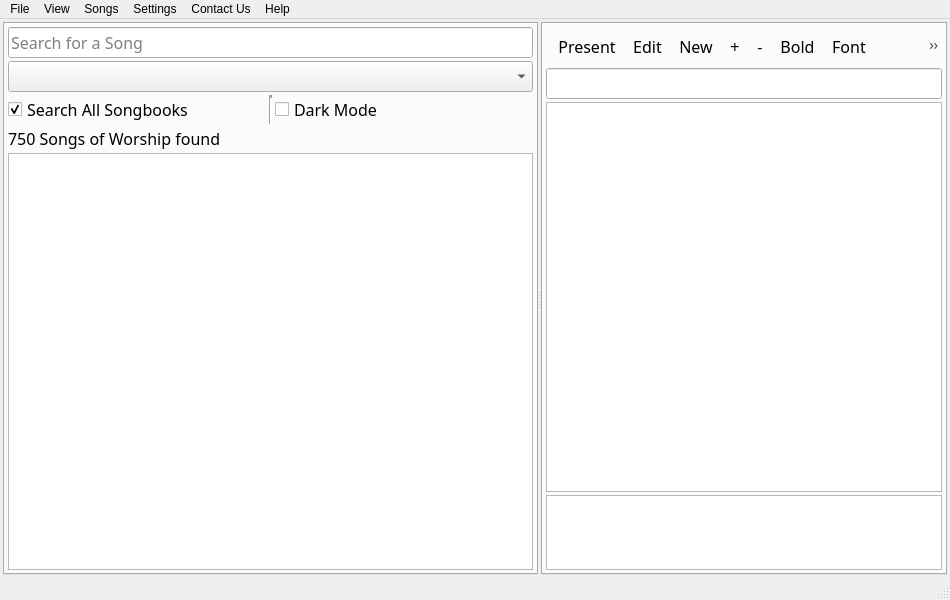
<?xml version="1.0" encoding="UTF-8"?>
<ui version="4.0">
 <class>AppHome</class>
 <widget class="QMainWindow" name="AppHome">
  <property name="geometry">
   <rect>
    <x>0</x>
    <y>0</y>
    <width>950</width>
    <height>600</height>
   </rect>
  </property>
  <property name="sizePolicy">
   <sizepolicy hsizetype="Preferred" vsizetype="Preferred">
    <horstretch>0</horstretch>
    <verstretch>0</verstretch>
   </sizepolicy>
  </property>
  <property name="minimumSize">
   <size>
    <width>400</width>
    <height>0</height>
   </size>
  </property>
  <property name="windowTitle">
   <string>vSongBook</string>
  </property>
  <property name="windowIcon">
   <iconset resource="icons/icons.qrc">
    <normaloff>:/icons/app_icon</normaloff>:/icons/app_icon</iconset>
  </property>
  <widget class="QWidget" name="WidgetCentral">
   <property name="sizePolicy">
    <sizepolicy hsizetype="Minimum" vsizetype="Preferred">
     <horstretch>0</horstretch>
     <verstretch>0</verstretch>
    </sizepolicy>
   </property>
   <property name="minimumSize">
    <size>
     <width>400</width>
     <height>0</height>
    </size>
   </property>
   <layout class="QVBoxLayout" name="MainLayout">
    <property name="spacing">
     <number>3</number>
    </property>
    <property name="leftMargin">
     <number>3</number>
    </property>
    <property name="topMargin">
     <number>3</number>
    </property>
    <property name="rightMargin">
     <number>3</number>
    </property>
    <property name="bottomMargin">
     <number>3</number>
    </property>
    <item>
     <widget class="QSplitter" name="SplitterMain">
      <property name="sizePolicy">
       <sizepolicy hsizetype="Preferred" vsizetype="Expanding">
        <horstretch>0</horstretch>
        <verstretch>0</verstretch>
       </sizepolicy>
      </property>
      <property name="orientation">
       <enum>Qt::Horizontal</enum>
      </property>
      <property name="handleWidth">
       <number>3</number>
      </property>
      <widget class="QWidget" name="verticalLayoutWidget1">
       <layout class="QVBoxLayout" name="VLayoutLeft">
        <item>
         <widget class="QTabWidget" name="MainTabLeft">
          <property name="enabled">
           <bool>true</bool>
          </property>
          <property name="sizePolicy">
           <sizepolicy hsizetype="Minimum" vsizetype="Expanding">
            <horstretch>0</horstretch>
            <verstretch>0</verstretch>
           </sizepolicy>
          </property>
          <property name="minimumSize">
           <size>
            <width>350</width>
            <height>0</height>
           </size>
          </property>
          <property name="maximumSize">
           <size>
            <width>16777215</width>
            <height>16777215</height>
           </size>
          </property>
          <property name="sizeIncrement">
           <size>
            <width>400</width>
            <height>0</height>
           </size>
          </property>
          <property name="font">
           <font>
            <family>Trebuchet MS</family>
            <pointsize>12</pointsize>
            <weight>50</weight>
            <bold>false</bold>
           </font>
          </property>
          <property name="tabPosition">
           <enum>QTabWidget::North</enum>
          </property>
          <property name="tabShape">
           <enum>QTabWidget::Rounded</enum>
          </property>
          <property name="currentIndex">
           <number>0</number>
          </property>
          <property name="movable">
           <bool>true</bool>
          </property>
          <property name="tabBarAutoHide">
           <bool>true</bool>
          </property>
          <widget class="QWidget" name="WdgSearch">
           <property name="font">
            <font>
             <family>Trebuchet MS</family>
             <pointsize>12</pointsize>
             <weight>50</weight>
             <bold>false</bold>
            </font>
           </property>
           <property name="statusTip">
            <string extracomment="Search for a Song"/>
           </property>
           <property name="accessibleName">
            <string extracomment="This has to be equal to the tab title in all the main tabs">Search</string>
           </property>
           <attribute name="title">
            <string>Search</string>
           </attribute>
           <layout class="QVBoxLayout" name="verticalLayout_2">
            <property name="spacing">
             <number>3</number>
            </property>
            <property name="leftMargin">
             <number>3</number>
            </property>
            <property name="topMargin">
             <number>3</number>
            </property>
            <property name="rightMargin">
             <number>3</number>
            </property>
            <property name="bottomMargin">
             <number>3</number>
            </property>
            <item>
             <widget class="QLineEdit" name="TxtSearch">
              <property name="sizePolicy">
               <sizepolicy hsizetype="Preferred" vsizetype="Fixed">
                <horstretch>0</horstretch>
                <verstretch>0</verstretch>
               </sizepolicy>
              </property>
              <property name="font">
               <font>
                <family>Trebuchet MS</family>
                <pointsize>12</pointsize>
                <weight>50</weight>
                <bold>false</bold>
               </font>
              </property>
              <property name="placeholderText">
               <string>Search for a Song</string>
              </property>
             </widget>
            </item>
            <item>
             <widget class="QComboBox" name="CmbSongbooks">
              <property name="currentText">
               <string/>
              </property>
             </widget>
            </item>
            <item>
             <layout class="QHBoxLayout" name="horizontalLayout">
              <item>
               <widget class="QCheckBox" name="ChkSearchCriteria">
                <property name="sizePolicy">
                 <sizepolicy hsizetype="Preferred" vsizetype="Fixed">
                  <horstretch>0</horstretch>
                  <verstretch>0</verstretch>
                 </sizepolicy>
                </property>
                <property name="text">
                 <string>Search All Songbooks</string>
                </property>
                <property name="checked">
                 <bool>true</bool>
                </property>
               </widget>
              </item>
              <item>
               <widget class="Line" name="line">
                <property name="font">
                 <font>
                  <family>Trebuchet MS</family>
                  <pointsize>12</pointsize>
                  <weight>75</weight>
                  <bold>true</bold>
                 </font>
                </property>
                <property name="frameShadow">
                 <enum>QFrame::Sunken</enum>
                </property>
                <property name="lineWidth">
                 <number>3</number>
                </property>
                <property name="orientation">
                 <enum>Qt::Vertical</enum>
                </property>
               </widget>
              </item>
              <item>
               <widget class="QCheckBox" name="ChkDarkMode">
                <property name="text">
                 <string>Dark Mode</string>
                </property>
               </widget>
              </item>
             </layout>
            </item>
            <item>
             <widget class="QLabel" name="LblResult">
              <property name="sizePolicy">
               <sizepolicy hsizetype="Preferred" vsizetype="Minimum">
                <horstretch>0</horstretch>
                <verstretch>0</verstretch>
               </sizepolicy>
              </property>
              <property name="text">
               <string>750 Songs of Worship found</string>
              </property>
             </widget>
            </item>
            <item>
             <widget class="QListView" name="LstResults">
              <property name="sizePolicy">
               <sizepolicy hsizetype="Preferred" vsizetype="Expanding">
                <horstretch>0</horstretch>
                <verstretch>0</verstretch>
               </sizepolicy>
              </property>
              <property name="horizontalScrollBarPolicy">
               <enum>Qt::ScrollBarAlwaysOff</enum>
              </property>
             </widget>
            </item>
           </layout>
          </widget>
         </widget>
        </item>
       </layout>
      </widget>
      <widget class="QWidget" name="verticalLayoutWidget2">
       <layout class="QVBoxLayout" name="VLayoutRight">
        <item>
         <widget class="QTabWidget" name="MainTabRight">
          <property name="enabled">
           <bool>true</bool>
          </property>
          <property name="sizePolicy">
           <sizepolicy hsizetype="Expanding" vsizetype="Expanding">
            <horstretch>0</horstretch>
            <verstretch>0</verstretch>
           </sizepolicy>
          </property>
          <property name="minimumSize">
           <size>
            <width>0</width>
            <height>0</height>
           </size>
          </property>
          <property name="font">
           <font>
            <family>Trebuchet MS</family>
            <pointsize>12</pointsize>
            <weight>50</weight>
            <bold>false</bold>
           </font>
          </property>
          <property name="tabPosition">
           <enum>QTabWidget::North</enum>
          </property>
          <property name="tabShape">
           <enum>QTabWidget::Rounded</enum>
          </property>
          <property name="currentIndex">
           <number>0</number>
          </property>
          <property name="movable">
           <bool>true</bool>
          </property>
          <property name="tabBarAutoHide">
           <bool>true</bool>
          </property>
          <widget class="QWidget" name="WdgPreview">
           <property name="font">
            <font>
             <family>Trebuchet MS</family>
             <pointsize>12</pointsize>
             <weight>50</weight>
             <bold>false</bold>
            </font>
           </property>
           <property name="accessibleName">
            <string extracomment="This has to be equal to the tab title in all the main tabs">History</string>
           </property>
           <attribute name="title">
            <string>Song Preview</string>
           </attribute>
           <layout class="QVBoxLayout" name="LayoutPreview">
            <property name="spacing">
             <number>3</number>
            </property>
            <property name="leftMargin">
             <number>3</number>
            </property>
            <property name="topMargin">
             <number>3</number>
            </property>
            <property name="rightMargin">
             <number>3</number>
            </property>
            <property name="bottomMargin">
             <number>3</number>
            </property>
            <item>
             <widget class="QToolBar" name="ToolbarPreview">
              <property name="windowTitle">
               <string notr="true">toolBar1</string>
              </property>
              <property name="toolButtonStyle">
               <enum>Qt::ToolButtonTextBesideIcon</enum>
              </property>
              <addaction name="actionPresent"/>
              <addaction name="actionEdit"/>
              <addaction name="actionNewsong"/>
              <addaction name="actionBigger"/>
              <addaction name="actionSmaller"/>
              <addaction name="actionBold"/>
              <addaction name="actionFont"/>
              <addaction name="actionPreferences"/>
             </widget>
            </item>
            <item>
             <widget class="QLineEdit" name="TxtPreviewTitle">
              <property name="readOnly">
               <bool>true</bool>
              </property>
             </widget>
            </item>
            <item>
             <widget class="QPlainTextEdit" name="TxtPreviewContent">
              <property name="sizePolicy">
               <sizepolicy hsizetype="Expanding" vsizetype="Expanding">
                <horstretch>0</horstretch>
                <verstretch>0</verstretch>
               </sizepolicy>
              </property>
              <property name="frameShadow">
               <enum>QFrame::Sunken</enum>
              </property>
              <property name="verticalScrollBarPolicy">
               <enum>Qt::ScrollBarAsNeeded</enum>
              </property>
              <property name="horizontalScrollBarPolicy">
               <enum>Qt::ScrollBarAlwaysOff</enum>
              </property>
              <property name="readOnly">
               <bool>true</bool>
              </property>
             </widget>
            </item>
            <item>
             <widget class="QPlainTextEdit" name="TxtPreviewAlias">
              <property name="sizePolicy">
               <sizepolicy hsizetype="Expanding" vsizetype="Maximum">
                <horstretch>0</horstretch>
                <verstretch>0</verstretch>
               </sizepolicy>
              </property>
              <property name="minimumSize">
               <size>
                <width>0</width>
                <height>75</height>
               </size>
              </property>
              <property name="maximumSize">
               <size>
                <width>16777215</width>
                <height>75</height>
               </size>
              </property>
              <property name="readOnly">
               <bool>true</bool>
              </property>
             </widget>
            </item>
           </layout>
          </widget>
         </widget>
        </item>
       </layout>
      </widget>
     </widget>
    </item>
   </layout>
  </widget>
  <widget class="QStatusBar" name="statusbar"/>
  <widget class="QMenuBar" name="menuBar">
   <property name="geometry">
    <rect>
     <x>0</x>
     <y>0</y>
     <width>950</width>
     <height>21</height>
    </rect>
   </property>
   <widget class="QMenu" name="menuFile">
    <property name="title">
     <string>File</string>
    </property>
    <addaction name="actionExit"/>
   </widget>
   <widget class="QMenu" name="menuSongs">
    <property name="title">
     <string>Songs</string>
    </property>
    <addaction name="actionNew_Song"/>
    <addaction name="actionEdit_Song"/>
    <addaction name="actionDelete_Song"/>
    <addaction name="separator"/>
    <addaction name="actionSearch"/>
    <addaction name="actionSearchAll"/>
    <addaction name="separator"/>
    <addaction name="actionSongbooks"/>
    <addaction name="actionOnline"/>
   </widget>
   <widget class="QMenu" name="menuSupport">
    <property name="title">
     <string>Help</string>
    </property>
    <addaction name="actionAbout"/>
    <addaction name="actionTutorial"/>
    <addaction name="separator"/>
    <addaction name="actionDonate"/>
    <addaction name="actionCheck_Updates"/>
    <addaction name="actionContribute"/>
    <addaction name="separator"/>
    <addaction name="actionFeature_Request"/>
    <addaction name="actionBug_Report"/>
   </widget>
   <widget class="QMenu" name="menuView">
    <property name="title">
     <string>View</string>
    </property>
    <addaction name="separator"/>
    <addaction name="actionSmaller_Font"/>
    <addaction name="actionBigger_Font"/>
    <addaction name="separator"/>
    <addaction name="actionChange_Font"/>
    <addaction name="actionBold_Text"/>
    <addaction name="separator"/>
    <addaction name="actionDarkMode"/>
   </widget>
   <widget class="QMenu" name="menuContact_Us">
    <property name="title">
     <string>Contact Us</string>
    </property>
    <addaction name="actionPhone"/>
    <addaction name="actionEmail"/>
    <addaction name="actionWebsite"/>
   </widget>
   <widget class="QMenu" name="menuSettings">
    <property name="title">
     <string>Settings</string>
    </property>
    <addaction name="actionManage_Settings"/>
    <addaction name="actionReset_Settings"/>
   </widget>
   <addaction name="menuFile"/>
   <addaction name="menuView"/>
   <addaction name="menuSongs"/>
   <addaction name="menuSettings"/>
   <addaction name="menuContact_Us"/>
   <addaction name="menuSupport"/>
  </widget>
  <action name="actionPresent">
   <property name="icon">
    <iconset resource="icons/icons.qrc">
     <normaloff>:/icons/present.png</normaloff>:/icons/present.png</iconset>
   </property>
   <property name="text">
    <string>Present</string>
   </property>
   <property name="toolTip">
    <string>Present Song</string>
   </property>
   <property name="shortcut">
    <string>F5</string>
   </property>
  </action>
  <action name="actionBigger">
   <property name="icon">
    <iconset resource="icons/icons.qrc">
     <normaloff>:/icons/bigger.png</normaloff>:/icons/bigger.png</iconset>
   </property>
   <property name="text">
    <string>+</string>
   </property>
   <property name="toolTip">
    <string>Bigger Text</string>
   </property>
  </action>
  <action name="actionSmaller">
   <property name="icon">
    <iconset resource="icons/icons.qrc">
     <normaloff>:/icons/smaller.png</normaloff>:/icons/smaller.png</iconset>
   </property>
   <property name="text">
    <string>-</string>
   </property>
   <property name="toolTip">
    <string>Smaller Text</string>
   </property>
  </action>
  <action name="actionBold">
   <property name="icon">
    <iconset resource="icons/icons.qrc">
     <normaloff>:/icons/bold.png</normaloff>:/icons/bold.png</iconset>
   </property>
   <property name="text">
    <string>Bold</string>
   </property>
   <property name="toolTip">
    <string>Make Bold</string>
   </property>
  </action>
  <action name="actionExit">
   <property name="icon">
    <iconset resource="icons/icons.qrc">
     <normaloff>:/icons/close</normaloff>:/icons/close</iconset>
   </property>
   <property name="text">
    <string>Exit</string>
   </property>
   <property name="shortcut">
    <string>Ctrl+Q</string>
   </property>
  </action>
  <action name="actionAbout">
   <property name="icon">
    <iconset resource="icons/icons.qrc">
     <normaloff>:/icons/browser_open</normaloff>:/icons/browser_open</iconset>
   </property>
   <property name="text">
    <string>About vSongBook</string>
   </property>
   <property name="shortcut">
    <string>F2</string>
   </property>
  </action>
  <action name="actionTutorial">
   <property name="icon">
    <iconset resource="icons/icons.qrc">
     <normaloff>:/icons/whatis</normaloff>:/icons/whatis</iconset>
   </property>
   <property name="text">
    <string>How it Works</string>
   </property>
   <property name="shortcut">
    <string>F1</string>
   </property>
  </action>
  <action name="actionReset_Settings">
   <property name="icon">
    <iconset resource="icons/icons.qrc">
     <normaloff>:/icons/remove_extension</normaloff>:/icons/remove_extension</iconset>
   </property>
   <property name="text">
    <string>Reset Settings</string>
   </property>
   <property name="shortcut">
    <string>Ctrl+R</string>
   </property>
  </action>
  <action name="actionManage_Settings">
   <property name="icon">
    <iconset resource="icons/icons.qrc">
     <normaloff>:/icons/settings</normaloff>:/icons/settings</iconset>
   </property>
   <property name="text">
    <string>Manage Settings</string>
   </property>
   <property name="shortcut">
    <string>Ctrl+S</string>
   </property>
  </action>
  <action name="actionNew_Song">
   <property name="icon">
    <iconset resource="icons/icons.qrc">
     <normaloff>:/icons/field_add</normaloff>:/icons/field_add</iconset>
   </property>
   <property name="text">
    <string>New Song</string>
   </property>
   <property name="shortcut">
    <string>Ctrl+N</string>
   </property>
  </action>
  <action name="actionEdit_Song">
   <property name="icon">
    <iconset resource="icons/icons.qrc">
     <normaloff>:/icons/edit_cond_formats.png</normaloff>:/icons/edit_cond_formats.png</iconset>
   </property>
   <property name="text">
    <string>Edit Song</string>
   </property>
   <property name="shortcut">
    <string>Ctrl+E</string>
   </property>
  </action>
  <action name="actionDelete_Song">
   <property name="icon">
    <iconset resource="icons/icons.qrc">
     <normaloff>:/icons/delete.png</normaloff>:/icons/delete.png</iconset>
   </property>
   <property name="text">
    <string>Delete Song</string>
   </property>
   <property name="shortcut">
    <string>Ctrl+D</string>
   </property>
  </action>
  <action name="actionDonate">
   <property name="icon">
    <iconset resource="icons/icons.qrc">
     <normaloff>:/icons/filter</normaloff>:/icons/filter</iconset>
   </property>
   <property name="text">
    <string>Donate</string>
   </property>
  </action>
  <action name="actionContribute">
   <property name="icon">
    <iconset resource="icons/icons.qrc">
     <normaloff>:/icons/add_record</normaloff>:/icons/add_record</iconset>
   </property>
   <property name="text">
    <string>OS Contribution</string>
   </property>
  </action>
  <action name="actionCheck_Updates">
   <property name="icon">
    <iconset resource="icons/icons.qrc">
     <normaloff>:/icons/refresh</normaloff>:/icons/refresh</iconset>
   </property>
   <property name="text">
    <string>Check Updates</string>
   </property>
   <property name="shortcut">
    <string>Ctrl+U</string>
   </property>
  </action>
  <action name="actionBigger_Font">
   <property name="icon">
    <iconset resource="icons/icons.qrc">
     <normaloff>:/icons/bigger.png</normaloff>:/icons/bigger.png</iconset>
   </property>
   <property name="text">
    <string>Bigger Font</string>
   </property>
   <property name="shortcut">
    <string>Up</string>
   </property>
  </action>
  <action name="actionSmaller_Font">
   <property name="icon">
    <iconset resource="icons/icons.qrc">
     <normaloff>:/icons/smaller.png</normaloff>:/icons/smaller.png</iconset>
   </property>
   <property name="text">
    <string>Smaller Font</string>
   </property>
   <property name="shortcut">
    <string>Down</string>
   </property>
  </action>
  <action name="actionChange_Font">
   <property name="icon">
    <iconset resource="icons/icons.qrc">
     <normaloff>:/icons/font.png</normaloff>:/icons/font.png</iconset>
   </property>
   <property name="text">
    <string>Change Font</string>
   </property>
   <property name="shortcut">
    <string>F</string>
   </property>
  </action>
  <action name="actionBold_Text">
   <property name="icon">
    <iconset resource="icons/icons.qrc">
     <normaloff>:/icons/bold.png</normaloff>:/icons/bold.png</iconset>
   </property>
   <property name="text">
    <string>Bold Text</string>
   </property>
   <property name="shortcut">
    <string>B</string>
   </property>
  </action>
  <action name="actionPreferences">
   <property name="icon">
    <iconset resource="icons/icons.qrc">
     <normaloff>:/icons/keyword</normaloff>:/icons/keyword</iconset>
   </property>
   <property name="text">
    <string>Options</string>
   </property>
  </action>
  <action name="actionEdit">
   <property name="icon">
    <iconset resource="icons/icons.qrc">
     <normaloff>:/icons/edit.png</normaloff>:/icons/edit.png</iconset>
   </property>
   <property name="text">
    <string>Edit</string>
   </property>
  </action>
  <action name="actionNewsong">
   <property name="icon">
    <iconset resource="icons/icons.qrc">
     <normaloff>:/icons/field_add</normaloff>:/icons/field_add</iconset>
   </property>
   <property name="text">
    <string>New</string>
   </property>
  </action>
  <action name="actionSongbooks">
   <property name="icon">
    <iconset resource="icons/icons.qrc">
     <normaloff>:/icons/copy</normaloff>:/icons/copy</iconset>
   </property>
   <property name="text">
    <string>Manage Books</string>
   </property>
   <property name="shortcut">
    <string>Ctrl+B</string>
   </property>
  </action>
  <action name="actionOnline">
   <property name="icon">
    <iconset resource="icons/icons.qrc">
     <normaloff>:/icons/browser_open</normaloff>:/icons/browser_open</iconset>
   </property>
   <property name="text">
    <string>Online Content</string>
   </property>
   <property name="shortcut">
    <string>Ctrl+W</string>
   </property>
  </action>
  <action name="actionPhone">
   <property name="text">
    <string>Phone: +254 711 474787</string>
   </property>
  </action>
  <action name="actionEmail">
   <property name="text">
    <string>Email: appsmatake@gmail.com</string>
   </property>
  </action>
  <action name="actionWebsite">
   <property name="text">
    <string>Website: http://appsmata.com</string>
   </property>
  </action>
  <action name="actionFeature_Request">
   <property name="text">
    <string>Feature Request</string>
   </property>
  </action>
  <action name="actionBug_Report">
   <property name="text">
    <string>Bug Report</string>
   </property>
  </action>
  <action name="actionFont">
   <property name="icon">
    <iconset resource="icons/icons.qrc">
     <normaloff>:/icons/font.png</normaloff>:/icons/font.png</iconset>
   </property>
   <property name="text">
    <string>Font</string>
   </property>
   <property name="toolTip">
    <string>Change Font Type</string>
   </property>
   <property name="shortcut">
    <string>Shift+F</string>
   </property>
  </action>
  <action name="actionSearch">
   <property name="icon">
    <iconset resource="icons/icons.qrc">
     <normaloff>:/icons/find</normaloff>:/icons/find</iconset>
   </property>
   <property name="text">
    <string>Search a Song</string>
   </property>
   <property name="shortcut">
    <string>Ctrl+F</string>
   </property>
  </action>
  <action name="actionSearchAll">
   <property name="checkable">
    <bool>true</bool>
   </property>
   <property name="text">
    <string>Search all Songs</string>
   </property>
  </action>
  <action name="actionDarkMode">
   <property name="checkable">
    <bool>true</bool>
   </property>
   <property name="text">
    <string>Dark Mode</string>
   </property>
   <property name="shortcut">
    <string>Shift+D</string>
   </property>
  </action>
 </widget>
 <resources>
  <include location="icons/icons.qrc"/>
 </resources>
 <connections/>
 <slots>
  <slot>fileOpen()</slot>
  <slot>fileClose()</slot>
  <slot>browseFind(bool)</slot>
  <slot>refresh()</slot>
  <slot>compact()</slot>
  <slot>helpWhatsThis()</slot>
  <slot>mainTabSelected(int)</slot>
  <slot>executeQuery()</slot>
  <slot>importTableFromCSV()</slot>
  <slot>exportTableToCSV()</slot>
  <slot>fileRevert()</slot>
  <slot>fileSave()</slot>
  <slot>deleteIndex()</slot>
  <slot>createIndex()</slot>
  <slot>createTable()</slot>
  <slot>deleteObject()</slot>
  <slot>editObject()</slot>
  <slot>editTablePopup()</slot>
  <slot>addField()</slot>
  <slot>editField()</slot>
  <slot>exportDatabaseToSql()</slot>
  <slot>importDatabaseFromSql()</slot>
  <slot>openPreferences()</slot>
  <slot>createTreeContextMenu(QPoint)</slot>
  <slot>changeTreeSelection()</slot>
  <slot>fileNew()</slot>
  <slot>helpAbout()</slot>
  <slot>deleteField()</slot>
  <slot>loadPragmas()</slot>
  <slot>savePragmas()</slot>
  <slot>copy()</slot>
  <slot>closeSqlTab(int)</slot>
  <slot>openSqlTab()</slot>
  <slot>openSqlFile()</slot>
  <slot>saveSqlFile()</slot>
  <slot>loadExtension()</slot>
  <slot>loadProject()</slot>
  <slot>saveProject()</slot>
  <slot>fileAttach()</slot>
  <slot>editEncryption()</slot>
  <slot>saveSqlFileAs()</slot>
  <slot>switchToBrowseDataTab()</slot>
  <slot>copyCurrentCreateStatement()</slot>
  <slot>browseDataFetchAllData()</slot>
  <slot>exportTableToJson()</slot>
  <slot>fileOpenReadOnly()</slot>
  <slot>saveSqlResultsAsCsv()</slot>
  <slot>saveSqlResultsAsView()</slot>
  <slot>changeSqlTab(int)</slot>
  <slot>renameSqlTab(int)</slot>
  <slot>fileNewInMemoryDatabase()</slot>
  <slot>showContextMenuSqlTabBar(QPoint)</slot>
 </slots>
</ui>
